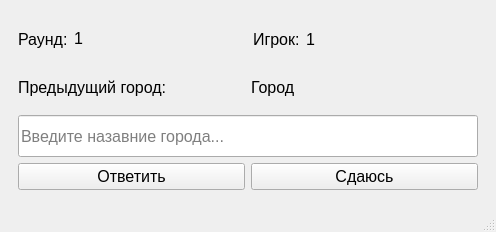
<?xml version="1.0" encoding="UTF-8"?>
<ui version="4.0">
 <class>MainWindow</class>
 <widget class="QMainWindow" name="MainWindow">
  <property name="geometry">
   <rect>
    <x>0</x>
    <y>0</y>
    <width>496</width>
    <height>232</height>
   </rect>
  </property>
  <property name="font">
   <font>
    <pointsize>12</pointsize>
   </font>
  </property>
  <property name="windowTitle">
   <string>Игра &quot;Города&quot;</string>
  </property>
  <widget class="QWidget" name="centralwidget">
   <layout class="QGridLayout" name="gridLayout_3">
    <item row="0" column="0">
     <widget class="QStackedWidget" name="stackedWidget">
      <property name="currentIndex">
       <number>0</number>
      </property>
      <widget class="QWidget" name="page_1">
       <layout class="QVBoxLayout" name="verticalLayout_2">
        <item>
         <layout class="QHBoxLayout" name="horizontalLayout_2">
          <item>
           <widget class="QLabel" name="sl_round">
            <property name="text">
             <string>Раунд:</string>
            </property>
           </widget>
          </item>
          <item>
           <widget class="QLabel" name="l_round">
            <property name="sizePolicy">
             <sizepolicy hsizetype="Minimum" vsizetype="Fixed">
              <horstretch>0</horstretch>
              <verstretch>0</verstretch>
             </sizepolicy>
            </property>
            <property name="text">
             <string>1</string>
            </property>
           </widget>
          </item>
          <item>
           <spacer name="horizontalSpacer">
            <property name="orientation">
             <enum>Qt::Horizontal</enum>
            </property>
            <property name="sizeHint" stdset="0">
             <size>
              <width>40</width>
              <height>20</height>
             </size>
            </property>
           </spacer>
          </item>
          <item>
           <widget class="QLabel" name="sl_player">
            <property name="text">
             <string>Игрок:</string>
            </property>
           </widget>
          </item>
          <item>
           <widget class="QLabel" name="l_player">
            <property name="text">
             <string>1</string>
            </property>
           </widget>
          </item>
          <item>
           <spacer name="horizontalSpacer_2">
            <property name="orientation">
             <enum>Qt::Horizontal</enum>
            </property>
            <property name="sizeHint" stdset="0">
             <size>
              <width>40</width>
              <height>20</height>
             </size>
            </property>
           </spacer>
          </item>
         </layout>
        </item>
        <item>
         <layout class="QHBoxLayout" name="horizontalLayout_3">
          <item>
           <widget class="QLabel" name="sl_lastCity">
            <property name="text">
             <string>Предыдущий город:</string>
            </property>
           </widget>
          </item>
          <item>
           <widget class="QLabel" name="l_lastCity">
            <property name="text">
             <string>Город</string>
            </property>
           </widget>
          </item>
         </layout>
        </item>
        <item>
         <widget class="QLineEdit" name="le_city">
          <property name="sizePolicy">
           <sizepolicy hsizetype="Expanding" vsizetype="Preferred">
            <horstretch>0</horstretch>
            <verstretch>0</verstretch>
           </sizepolicy>
          </property>
          <property name="placeholderText">
           <string>Введите назавние города...</string>
          </property>
         </widget>
        </item>
        <item>
         <layout class="QHBoxLayout" name="horizontalLayout_4">
          <item>
           <widget class="QPushButton" name="pb_submit">
            <property name="text">
             <string>Ответить</string>
            </property>
           </widget>
          </item>
          <item>
           <widget class="QPushButton" name="pb_flee">
            <property name="text">
             <string>Сдаюсь</string>
            </property>
           </widget>
          </item>
         </layout>
        </item>
       </layout>
      </widget>
      <widget class="QWidget" name="page_0">
       <layout class="QGridLayout" name="gridLayout_2">
        <item row="1" column="1">
         <widget class="QSpinBox" name="sb_playersCount">
          <property name="minimum">
           <number>2</number>
          </property>
         </widget>
        </item>
        <item row="1" column="0">
         <widget class="QLabel" name="sl_playersCount">
          <property name="text">
           <string>Кол-во игроков:</string>
          </property>
         </widget>
        </item>
        <item row="2" column="0" colspan="2">
         <widget class="QPushButton" name="pb_begin">
          <property name="text">
           <string>Начать</string>
          </property>
         </widget>
        </item>
        <item row="3" column="0" colspan="2">
         <spacer name="verticalSpacer">
          <property name="orientation">
           <enum>Qt::Vertical</enum>
          </property>
          <property name="sizeHint" stdset="0">
           <size>
            <width>20</width>
            <height>40</height>
           </size>
          </property>
         </spacer>
        </item>
        <item row="0" column="0" colspan="2">
         <spacer name="verticalSpacer_2">
          <property name="orientation">
           <enum>Qt::Vertical</enum>
          </property>
          <property name="sizeHint" stdset="0">
           <size>
            <width>20</width>
            <height>40</height>
           </size>
          </property>
         </spacer>
        </item>
       </layout>
      </widget>
     </widget>
    </item>
   </layout>
  </widget>
  <widget class="QStatusBar" name="statusBar"/>
 </widget>
 <resources/>
 <connections/>
</ui>
